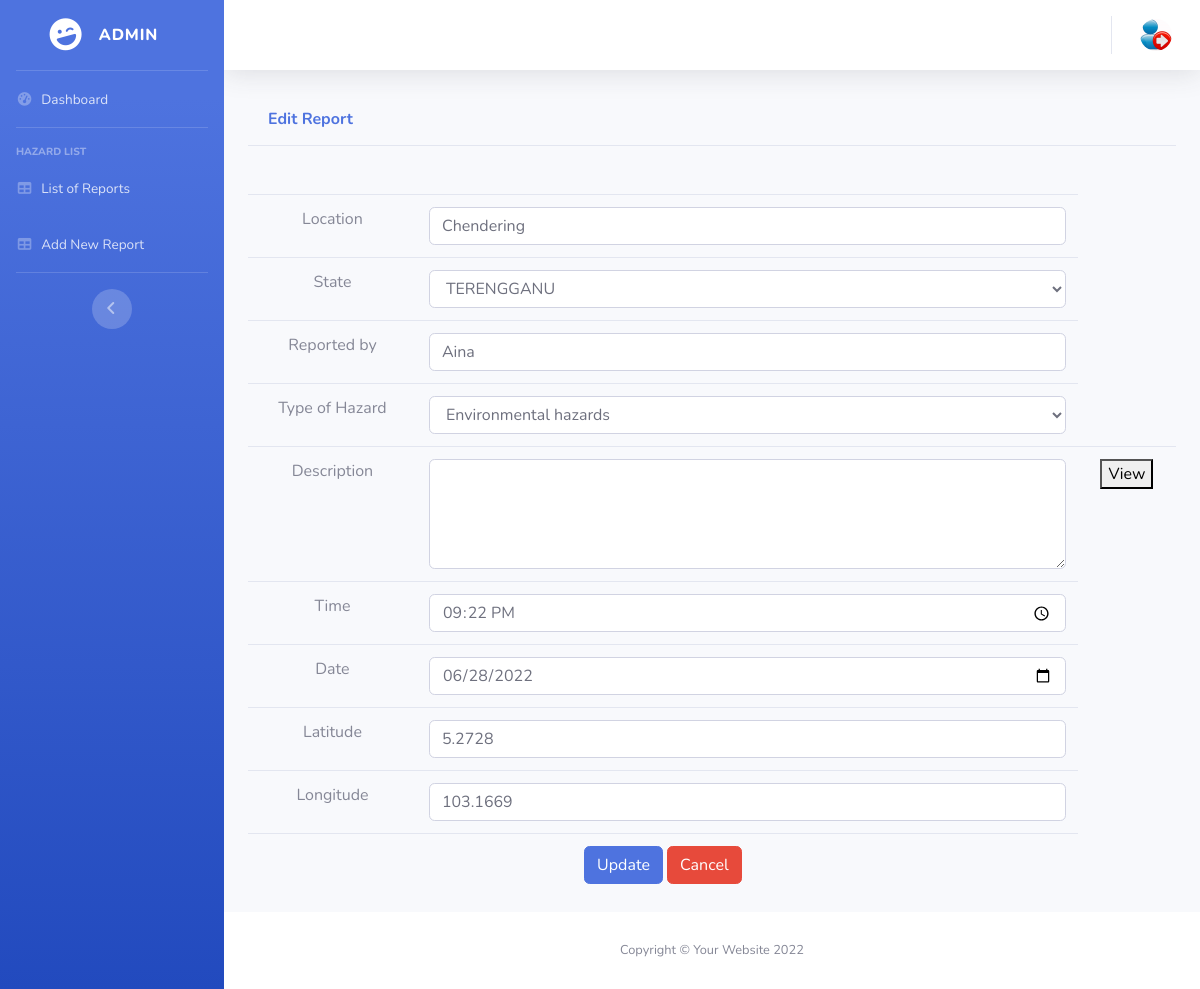
Page /admin/edit_hazard.php?edit_id=19 (signed in) on the committed database.
### tables this page shows
CREATE TABLE `information` (
  `hz_id` int(11) NOT NULL,
  `hz_location` varchar(255) NOT NULL,
  `hz_state` varchar(100) NOT NULL,
  `hz_repname` varchar(150) NOT NULL,
  `hz_type` varchar(150) NOT NULL,
  `hz_desc` text NOT NULL,
  `hz_time` time NOT NULL,
  `hz_date` date NOT NULL,
  `hz_lat` decimal(10,4) NOT NULL,
  `hz_lng` decimal(10,4) NOT NULL
);

### admin/edit_hazard.php (the view, shortened to what this page needs)
<?php
  include_once("config.php");
  if(isset($_GET['edit_id']) && !empty($_GET['edit_id']))
  {
    $id = $_GET['edit_id'];
    $query=mysqli_query($conn,"SELECT * FROM information WHERE hz_id='$id'");
?>
 <!DOCTYPE html>
<html lang="en">
<head>
    <link href="vendor/fontawesome-free/css/all.min.css" rel="stylesheet" type="text/css">
    <link href="css/sb-admin-2.min.css" rel="stylesheet">
    <link href="vendor/datatables/dataTables.bootstrap4.min.css" rel="stylesheet">
</head>
<body id="page-top">
    <div id="wrapper">
        <ul class="navbar-nav bg-gradient-primary sidebar sidebar-dark accordion" id="accordionSidebar">
            <a class="sidebar-brand d-flex align-items-center justify-content-center" href="index.php">
                <div class="sidebar-brand-icon rotate-n-15">
                    <i class="fas fa-laugh-wink"></i>
                </div>
                <div class="sidebar-brand-text mx-3"><?php echo $_SESSION['admin_username'] ?></div>
            </a>
            <hr class="sidebar-divider my-0">
            <li class="nav-item ">
                <a class="nav-link" href="index.php">
                    <i class="fas fa-fw fa-tachometer-alt"></i>
                    <span>Dashboard</span></a>
            </li>
            <hr class="sidebar-divider">
            <div class="sidebar-heading">
                Hazard List
            </div>
            <li class="nav-item ">
                <a class="nav-link" href="table_hazard.php">
                    <i class="fas fa-fw fa-table"></i>
                    <span>List of Reports</span></a>
            </li>
            <li class="nav-item">
                <a class="nav-link" href="add_hazard.php">
                    <i class="fas fa-fw fa-table"></i>
                    <span>Add New Report</span></a>
            </li>
            <hr class="sidebar-divider d-none d-md-block">
            <div class="text-center d-none d-md-inline">
                <button class="rounded-circle border-0" id="sidebarToggle"></button>
            </div>
        </ul>
        <div id="content-wrapper" class="d-flex flex-column">
            <div id="content">
                <nav class="navbar navbar-expand navbar-light bg-white topbar mb-4 static-top shadow">
                    <ul class="navbar-nav ml-auto">
                        <li class="nav-item dropdown no-arrow">
                            <a class="nav-link dropdown-toggle" href="logout.php" id="userDropdown" role="button"
                                data-toggle="dropdown" aria-haspopup="true" aria-expanded="false">
                                <img class="img-profile rounded-circle"
                                    src="images/icon/logout.jpg">
                            </a>
                        </li>
                    </ul>
                </nav>
                <div class="container">
                        <div class="card-header py-3">
                            <h6 class="m-0 font-weight-bold text-primary">Edit Report</h6>
                        </div>
                         <form action="edit_hazard.php" name="btnSave" method="post">
                          <table class="table text-center">
                            <thead>
                              <?php while ($data=$query->fetch_assoc()) {?>
                              <tr>
                                <input type="text" name="hz_id" value="<?php echo $data['hz_id'] ?>" hidden><br><br>
                                <td class="text-center">Location</td>
                                <td><input type="text" id="hz_location" name="hz_location" class="form-control validate" value="<?php echo $data['hz_location'] ?>" required></td>
                              </tr>
                              <tr>
                                 <td class="text-center">State</td>
                                 <td><div class="rs-select2 js-select-simple select--no-search">
                                <select name="hz_state" class="form-control validate" >
                                    <option selected="selected" value="<?php echo $data['hz_state'] ?>" ><?php echo $data['hz_state'] ?></option>
                                </select>
                            </div></td>
                              </tr>
                              <tr>
                                 <td class="text-center">Reported by </td>
                                 <td><input type="text" id="hz_repname" name="hz_repname" class="form-control validate" value="<?php echo $data['hz_repname']; ?>" required></td>
                              </tr>
                              <tr>
                                 <td class="text-center">Type of Hazard</td>
                                 <td><div class="rs-select2 js-select-simple select--no-search">
                                <select name="hz_type" class="form-control validate" >
                                    <option selected="selected" value="<?php echo $data['hz_type']; ?>" ><?php echo $data['hz_type'] ?></option>
                                </select>
                            </div></td>
                              </tr>
								 <tr>
                                  <td class="text-center">Description </td>
                                 <td><textarea id="hz_desc" name="hz_desc" class="form-control validate" required rows="4" cols="50"></textarea></td>
									<td>
									<button type="button" onclick="myFunction()">View</button>
										</td>
                              </tr>
								  <tr>
                                  <td class="text-center">Time </td>
                                 <td><input type="time" id="hz_time" name="hz_time" class="form-control validate" value="<?php echo $data['hz_time']; ?>"required></td>
                              </tr>
								  <tr>
                                  <td class="text-center">Date </td>
                                 <td><input type="date" id="hz_date" name="hz_date" class="form-control validate" value="<?php echo $data['hz_date']; ?>" required></td>
                              </tr>
								  <tr>
                                 <td class="text-center">Latitude</td>
                                 <td><input type="text" id="hz_lat" name="hz_lat" class="form-control validate" value="<?php echo $data['hz_lat']; ?>" required></td>
                              </tr>
								 <tr>
                                 <td class="text-center">Longitude</td>
                                 <td><input type="text" id="hz_lng" name="hz_lng" class="form-control validate" value="<?php echo $data['hz_lng']; ?>" required></td>
                              </tr>
                              <tr>
                                <td colspan="2"><button type="submit" name="btn_save_updates" class="btn btn-primary">
                                <span class="glyphicon glyphicon-save"></span> Update
                                </button>
                                <a class="btn btn-danger" href="table_hazard.php"> <span class="glyphicon glyphicon-backward"></span> Cancel </a>
                                </td>
                              </tr>
                          </table>
                          <?php
                            }
                            }?>
                        </form>
                </div>
            </div>
            <footer class="sticky-footer bg-white">
                <div class="container my-auto">
                    <div class="copyright text-center my-auto">
                        <span>Copyright &copy; Your Website 2022</span>
                    </div>
                </div>
            </footer>
        </div>
    </div>
</body>
</html>

### rows in the picture
information: hz_location "Chendering", hz_state "TERENGGANU", hz_repname "Aina", hz_type "Environmental hazards", hz_time "21:22:00", hz_date "06/28/2022", hz_lat "5.2728", hz_lng "103.1669"

### other values in the picture
$_SESSION['admin_username'] "ADMIN"
